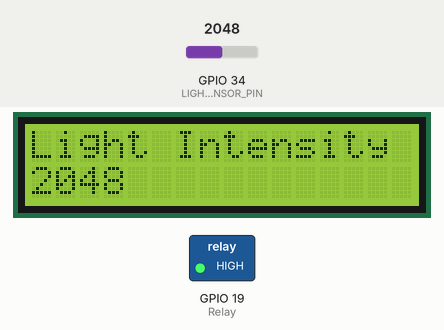
This sketch was run on a simulated ESP32. Shown: 16×2 character LCD, switched loads named in the sketch (green lamp = pin HIGH). Inputs (shaded band) come from the test bench; at power-on: GPIO 34 (LIGHT_SENSOR_PIN) = 2048. What the sketch prints to the serial monitor is not drawn.

Above: at 1.2 s.
1.3 s: GPIO 34 (LIGHT_SENSOR_PIN) set to 519
At 2.6 s:
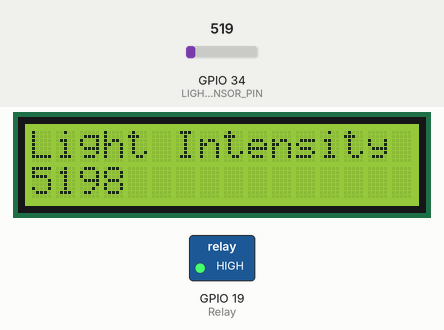
3.6 s: GPIO 34 (LIGHT_SENSOR_PIN) set to 470
At 5.3 s:
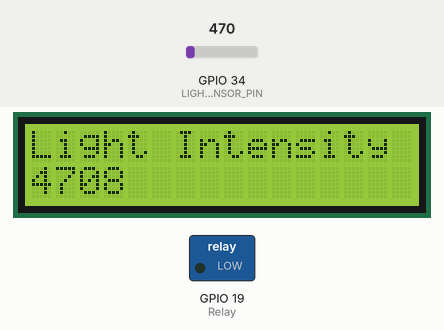
5.6 s: GPIO 34 (LIGHT_SENSOR_PIN) set to 491
At 7.2 s:
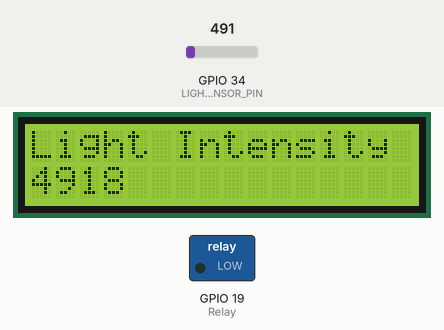
Timing chart, 0 to 8.7 s (numbered marks = the images above; inputs shaded):
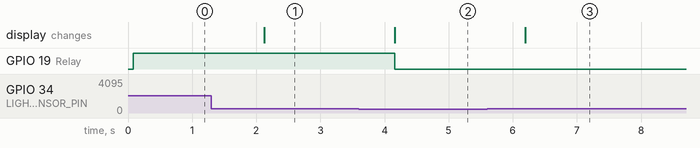

Measured:
- the behaviour switches between 500 and 499 on GPIO 34 (LIGHT_SENSOR_PIN) (found by bisection; images 1 and 2)
- after the input at 1.3 s, the display: changes after 0.82 s (image 1)
- after the input at 3.6 s, GPIO 19 (Relay): HIGH → LOW after 0.56 s; the display: changes after 0.56 s (image 2)
- after the input at 5.6 s, the display: changes after 0.59 s (image 3)

The sketch:

exp3a.ino
```cpp
#define Relay 19
#define LIGHT_SENSOR_PIN 34
#include <LiquidCrystal_I2C.h>
LiquidCrystal_I2C lcd(0x27, 16, 2);

void setup() {
  lcd.init();
  lcd.backlight();
  Serial.begin(9600);
  pinMode(Relay, OUTPUT);
}

void loop() {
  int analogValue = analogRead(LIGHT_SENSOR_PIN);
  Serial.print("Analog Value = ");
  Serial.println(analogValue);
  lcd.setCursor(0, 0);
  lcd.print("Light Intensity");
  lcd.setCursor(0, 1);
  lcd.print(analogValue);

  if (analogValue < 500) {
    Serial.println("Relay ON");
    digitalWrite(Relay, LOW);
  } else {
    Serial.println("Relay OFF");
    digitalWrite(Relay, HIGH);
  }

  delay(1000);
}
```
